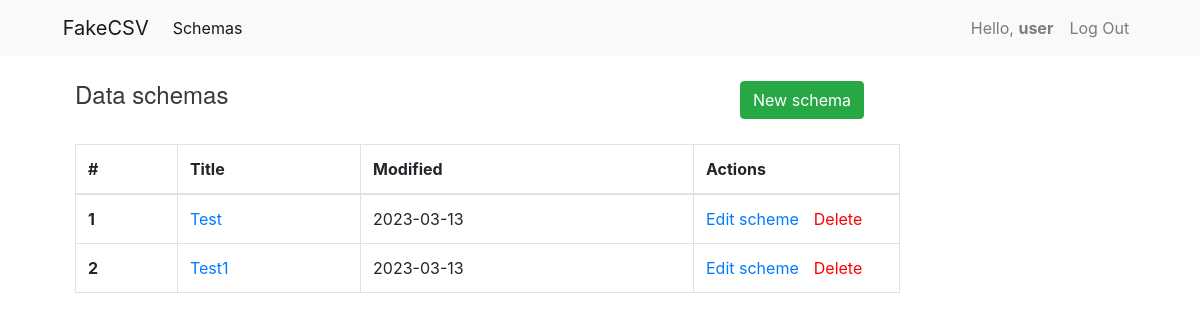
Page /user/ (signed in) on the earlier database version.
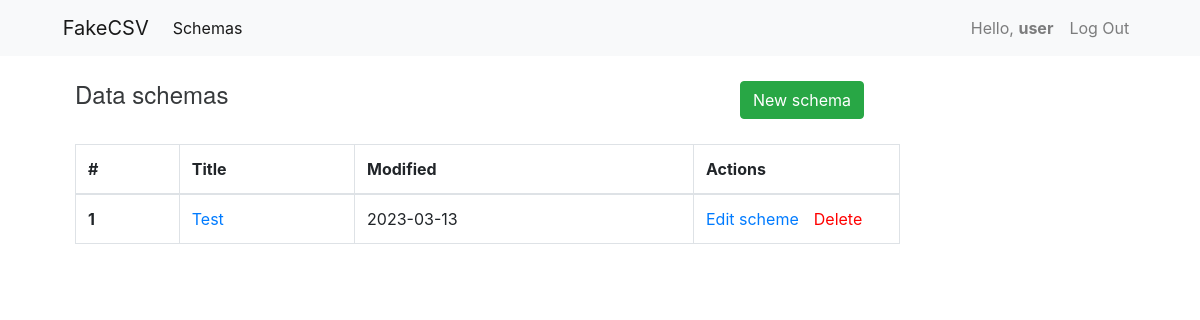
Same page on the later database version.
### dashboard/models.py (models this page shows, shortened)
class Schemas(models.Model):
    user_id = models.BigIntegerField(verbose_name='User ID')
    user_name = models.CharField(max_length=255, verbose_name='User Name')
    title = models.CharField(max_length=255, verbose_name='Schema Title')
    separators = models.CharField(max_length=30, verbose_name='Column Separator', blank=True)
    character = models.CharField(max_length=30, verbose_name='String Character', blank=True)
    fields = models.JSONField(default=dict)
    data_create = models.DateField(auto_now_add=True, verbose_name='Data create')
    data_update = models.DateField(auto_now=True, verbose_name='Data update')

### dashboard/views.py (the view)
# urls.py: path('<user_name>/', DashboardView.as_view(), name='home'),
@method_decorator(login_required, name='dispatch')
class DashboardView(TemplateView):
    template_name = "dashboard.html"
    def get_context_data(self, **kwargs):
        username = self.request.user
        data = Schemas.objects.filter(user_id=username.id)
        context = {
            'user_name': username,
            'data': data
        }
        return context

### templates/dashboard.html
{% extends 'base.html' %}
{% load static %}
{% block head %}
<link rel="stylesheet" href="{% static 'css/dashboard.css' %}">
{% endblock %}
{% block content %}
<div class="container" style="margin-top: 25px; margin-left:5%;">
    <div class="row">
        <div class="col-md-7">
            <div class="title">Data schemas</div>
        </div>
        <div class="col-md-2">
            <a type="button" class="btn btn-success" href="{% url 'create' user_name %}">New schema</a>
        </div>
    </div>
</div>
<div class="container" style="margin-top: 25px; margin-left:5%;">
    <div class="row">
        <div class="col-md-9">
            <table class="table table-bordered">
                <thead>
                <tr>
                    <th scope="col">#</th>
                    <th scope="col">Title</th>
                    <th scope="col">Modified</th>
                    <th scope="col">Actions</th>
                </tr>
                </thead>
                <tbody>
                {% for el in data %}
                <tr>
                    <th scope="row">{{ forloop.counter }}</th>
                    <td><a href="{% url 'generator' user_name el.id %}" style="color:light-blue;">{{ el.title }}</a></td>
                    <td>{{ el.data_update|date:'Y-m-d' }}</td>
                    <td style="width:25%;"><a href="{% url 'edit' user_name el.id %}" style="color:light-blue;">Edit scheme</a><a href="{% url 'delete' user_name el.id %}" style="color:red; padding-left:15px;">Delete</a></td>
                </tr>
                {% endfor %}
                </tbody>
            </table>
        </div>
    </div>
</div>
{% endblock %}

Differences in the rows shown:
removed Schemas: title "Test1", data_update "2023-03-13"
